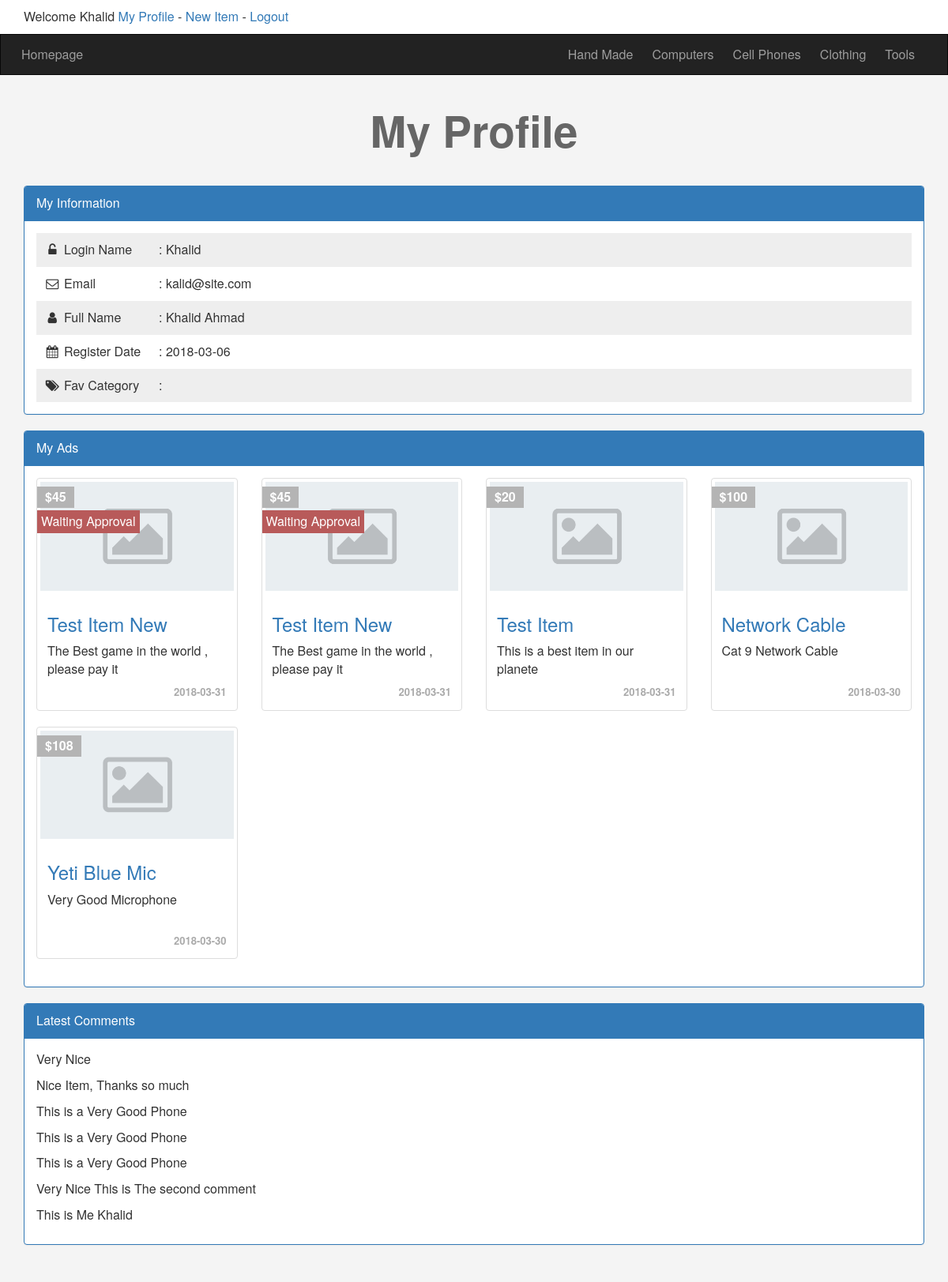
The page /Ecommerce/profile.php (signed in) on the database its author committed.
### tables this page shows
CREATE TABLE `categories` (
  `ID` int(11) NOT NULL,
  `Name` varchar(255) NOT NULL,
  `Description` text NOT NULL,
  `Ordering` int(11) DEFAULT NULL,
  `Visibility` tinyint(4) NOT NULL DEFAULT 0,
  `Allow_Comment` tinyint(4) NOT NULL DEFAULT 0,
  `Allow_Ads` tinyint(4) NOT NULL DEFAULT 0
);

CREATE TABLE `users` (
  `UserID` int(11) NOT NULL COMMENT 'To identify User',
  `Username` varchar(255) NOT NULL COMMENT 'Username To Login',
  `Password` varchar(255) NOT NULL COMMENT 'Password To Login',
  `Email` varchar(255) DEFAULT NULL,
  `FullName` varchar(255) DEFAULT NULL,
  `GroupID` int(11) NOT NULL DEFAULT 0 COMMENT 'Identify User Group',
  `TrustStatus` int(11) NOT NULL DEFAULT 0 COMMENT 'Seller Rank',
  `RegStatus` int(11) NOT NULL DEFAULT 0 COMMENT 'User Approval',
  `Date` date NOT NULL
);

CREATE TABLE `items` (
  `Item_ID` int(11) NOT NULL,
  `Name` varchar(255) NOT NULL,
  `Description` text NOT NULL,
  `Price` varchar(255) NOT NULL,
  `Add_Date` date NOT NULL,
  `Country_Made` varchar(255) NOT NULL,
  `Image` varchar(255) DEFAULT NULL,
  `Status` varchar(255) NOT NULL,
  `Rating` smallint(6) DEFAULT NULL,
  `Approve` tinyint(4) DEFAULT 0,
  `Cat_ID` int(11) DEFAULT NULL,
  `Member_ID` int(11) DEFAULT NULL
);

CREATE TABLE `comments` (
  `c_id` int(11) NOT NULL,
  `comment` text NOT NULL,
  `status` tinyint(4) NOT NULL,
  `comment_date` date NOT NULL,
  `item_id` int(11) NOT NULL,
  `user_id` int(11) NOT NULL
);

### Ecommerce/init.php (called while the page is built, shortened)
<?php
include 'admin/connect.php';
$sessionUser = '';
if(isset($_SESSION['user'])){
	$sessionUser = $_SESSION['user'];
}
$tpl  = 'includes/templates/';
$func = 'includes/functions/';
$css  = 'layout/css/';
include  $func . 'functions.php';
include  $tpl  . 'header.php';

### Ecommerce/includes/functions/functions.php (called while the page is built, shortened)
<?php
function getCat(){
   global $con;
   $getCat = $con->prepare("SELECT *
                            FROM categories
                            ORDER BY ID ASC");
   $getCat->execute();
   $cats = $getCat->fetchAll();
   return $cats;
}
function getItems($where , $value, $approve = NULL){
   global $con;
   $sql = $approve == NULL ? 'AND Approve = 1' : '';
   $getItems = $con->prepare("SELECT *
                              FROM items
                              WHERE $where = ? $sql
                              ORDER BY Item_ID DESC");
   $getItems->execute(array($value));
   $items = $getItems->fetchAll();
   return $items;
}

### Ecommerce/profile.php (the view, shortened to what this page needs)
<?php
  include  'init.php';
  if(isset($_SESSION['user'])){
   $getUser = $con->prepare("SELECT * FROM users WHERE Username = ?");
   $getUser->execute(array($sessionUser));
   $info = $getUser->fetch();
?>
<h1 class="text-center">My Profile</h1>
<div class="information block">
	<div class="container">
		<div class="panel panel-primary">
			<div class="panel-heading">My Information</div>
			<div class="panel-body">
				<ul class="list-unstyled">
				<li>
					<i class="fa fa-unlock-alt fa-fw"></i>
					<span>Login Name</span>:
					<?php echo  $info['Username']; ?>
				</li>
				<li>
					<i class="fa fa-envelope-o fa-fw"></i>
					<span>Email</span>:
					<?php echo  $info['Email']; ?>
			    </li>
				<li>
					<i class="fa fa-user fa-fw"></i>
					<span>Full Name</span>:
					<?php echo  $info['FullName']; ?>
				</li>
				<li>
					<i class="fa fa-calendar fa-fw"></i>
				    <span>Register Date</span>:
				    <?php echo  $info['Date']; ?>
				</li>
				<li>
					<i class="fa fa-tags fa-fw"></i>
				    <span>Fav Category</span>:
				</li>
				</ul>
			</div>
		</div>
	</div>
</div>
<div class="my-Ads block">
	<div class="container">
		<div class="panel panel-primary">
			<div class="panel-heading">My Ads</div>
			<div class="panel-body">
			    <?php
			       if(! empty(getItems('Member_ID', $info['UserID']))){
                   echo '<div class="row">';
			       foreach (getItems('Member_ID', $info['UserID'],1) as $item){
			     	 echo '<div class="col-sm-6 col-md-3">';
			     	     echo '<div class="thumbnail item-box">';
			     	          if($item['Approve'] == 0){
			     	          	echo '<span class="approve-status">    Waiting Approval
			     	          	    </span>';
			     	          }
			     	          echo '<span class="price-tag">$'. $item['Price'] .'</span>';
			     	          echo '<img class="img-responsive" src="img.png" alt="">';
			     	          echo '<div class="caption">';
	                                 echo '<h3><a href="items.php?itemid='.$item['Item_ID'] .'">'. $item['Name'] .'</a></h3>';
	                                 echo '<p>'.  $item['Description'] .'</p>';
	                                 echo '<div class="date">'.  $item['Add_Date'] .'</div>';
			     	          echo '</div>';
			     	     echo '</div>';
			     	 echo '</div>';
			      }
               echo '</div>';
			  }else{
			  	   echo 'Sorry There\'is No Ads To Show, Create <a href="newad.php">New Ad</a>';
			  }
			 ?>
		  </div>
		</div>
	</div>
</div>
<div class="my-comments block">
	<div class="container">
		<div class="panel panel-primary">
			<div class="panel-heading">Latest Comments</div>
			<div class="panel-body">
				<?php
         $stmt = $con->prepare("SELECT
                                  comment
                                FROM
                                  comments
                                WHERE  user_id = ?");
					         $stmt->execute(array($info['UserID']));
					         $comments = $stmt->fetchAll();
					         if(! empty($comments)){
                                 foreach ($comments as $comment) {
                                 	echo '<p>' . $comment['comment'] .'</p>';
                                 }
					         }else{
					         	 echo 'There\'s No Comments to Show';
					         }
				?>
			</div>
		</div>
	</div>
</div>
<?php
  }else{
     header('Location: login.php');
     exit();
  }
  include $tpl. 'footer.php';
?>

### Ecommerce/includes/templates/header.php (shortened to what this page needs)
<!DOCTYPE html>
<html>
<head>
	<link rel="stylesheet" href="<?php echo $css; ?>bootstrap.min.css">
	<link rel="stylesheet" href="<?php echo $css; ?>font-awesome.min.css">
	<link rel="stylesheet" href="<?php echo $css; ?>jquery-ui.css">
	<link rel="stylesheet" href="<?php echo $css; ?>jquery.selectBoxIt.css">
	<link rel="stylesheet" href="<?php echo $css; ?>frontend.css">
</head>
<body>
<div class="upper-bar">
	 <div class="container">
      <?php
        if(isset($_SESSION['user'])){
           echo 'Welcome ' . $sessionUser .' ';
           echo '<a href="profile.php">My Profile</a>';
           echo ' - <a href="newad.php">New Item</a>';
           echo ' - <a href="logout.php">Logout</a>';
        }else{
      ?>
      <a href="login.php">
         <span class="pull-right">Login/Signup</span>
      </a>
      <?php } ?>
   </div>
</div>
<nav class="navbar navbar-inverse">
  <div class="container">
    <div class="navbar-header">
      <a class="navbar-brand" href="index.php">Homepage</a>
    </div>
    <div class="collapse navbar-collapse" id="app-nav">
      <ul class="nav navbar-nav navbar-right">
        <?php
            foreach (getCat() as $cat) {
               echo '<li>
                       <a href="categories.php?pageid='.$cat['ID'].'">
                       '. $cat['Name'].'
                       </a>
                    </li>';
            }
        ?>
      </ul>
    </div>
  </div>
</nav>

### Ecommerce/layout/css/frontend.css (style rules this page uses)
body { background-color: #F4F4F4; font-size: 16px; height: 3000px; }
h1 { font-size: 55px; margin: 40px 0; font-weight: bold; color: #666; }
.navbar { border-radius: 0; margin-bottom: 0; }
.nav > li > a, .navbar-brand { padding: 15px 12px; }
.navbar-brand { font-size: 1em; }
.upper-bar { padding: 10px; background-color: #fff; }
.item-box { position: relative; }
.item-box .price-tag { background-color: #B4B4B4; padding: 2px 10px; position: absolute; left: 0; top: 10px; font-weight: bold; color: #fff; }
.item-box .approve-status { position: absolute; top: 40px; left: 0; background-color: #b85a5a; color: #fff; padding: 3px 5px; }
.item-box .caption p { height: 44px; max-height: 44px; }
.information { margin-top: 20px; }
.information ul { padding: 0; margin: 0; }
.information ul li { padding: 10px; }
.information ul li:nth-child(odd) { background-color: #eee; }
.information ul li span { display: inline-block; width: 120px; }
.thumbnail .date { text-align: right; font-size: 13px; color: #aaa; font-weight: bold; }

### rows shown on the page
categories: Name "Hand Made"
categories: Name "Computers"
categories: Name "Cell Phones"
categories: Name "Clothing"
categories: Name "Tools"
users: Username "Khalid", Email "kalid@site.com", FullName "Khalid Ahmad", Date "2018-03-06"
items: Approve "Waiting Approval", Price "45", Name "Test Item New", Description "The Best game in the world , please pay it", Add_Date "2018-03-31"
items: Approve "Waiting Approval", Price "45", Name "Test Item New", Description "The Best game in the world , please pay it", Add_Date "2018-03-31"
items: Price "20", Name "Test Item", Description "This is a best item in our planete", Add_Date "2018-03-31"
items: Price "100", Name "Network Cable", Description "Cat 9 Network Cable", Add_Date "2018-03-30"
items: Price "108", Name "Yeti Blue Mic", Description "Very Good Microphone", Add_Date "2018-03-30"
comments: comment "Very Nice"
comments: comment "Nice Item, Thanks so much"
comments: comment "This is a Very Good Phone"
comments: comment "This is a Very Good Phone"
comments: comment "This is a Very Good Phone"
comments: comment "Very Nice This is The second comment"
comments: comment "This is Me Khalid"

### other values the page prints
$sessionUser "Khalid"
